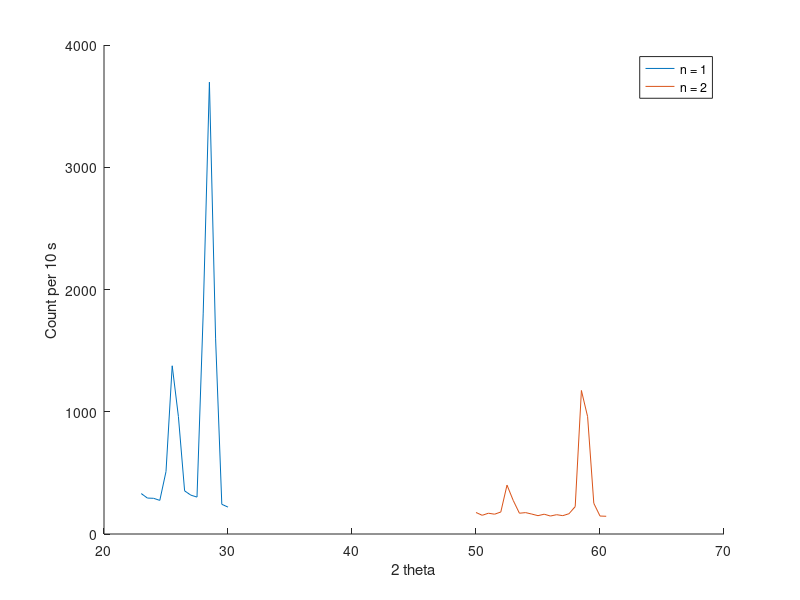

Write the MATLAB code that produced this figure.
K_alpha_1 = 154.4;  % nm
K_alpha_2 = 154.0;  % nm
K_beta_1 = 139.2;   % nm
K_beta_2 = 138.1;   % nm

K_alpha = (K_alpha_1 + K_alpha_2)/2*1E-12   % pm
K_beta = (K_beta_1 + K_beta_2)/2*1E-12      % pm

two_d = 629E-12;    % m
for (n=1:1:2)
    fprintf('n = %d :\n', n)
    theta_alpha = asin(n*K_alpha/two_d);
    fprintf('2 theta_alpha = %.2f degrees\n', 2*theta_alpha*180/pi)
    
    theta_beta = asin(n*K_beta/two_d);
    fprintf('2 theta_beta = %.2f degrees\n\n', 2*theta_beta*180/pi)
end

two_theta_1 = linspace(23, 30, 15);
counts_1 = [331 294 292 275 511 1376 961 353 318 302 1807 3696 1596 243 220];

two_theta_2 = linspace(50, 60.5, 22);
counts_2 = [176 153 170 162 180 400 275 170 175 163 150 162 147 158 150 166 224 1174 960 251 147 145];

hold on
plot(two_theta_1, counts_1)
plot(two_theta_2, counts_2)
legend('n = 1', 'n = 2')
xlabel('2 theta')
ylabel('Count per 10 s')
hold off

